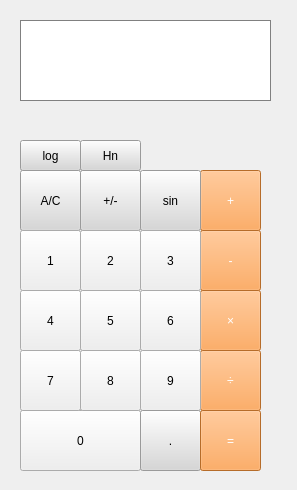
<?xml version="1.0" encoding="UTF-8"?>
<ui version="4.0">
 <class>MainWindow</class>
 <widget class="QMainWindow" name="MainWindow">
  <property name="geometry">
   <rect>
    <x>0</x>
    <y>0</y>
    <width>297</width>
    <height>490</height>
   </rect>
  </property>
  <property name="sizePolicy">
   <sizepolicy hsizetype="Fixed" vsizetype="Fixed">
    <horstretch>0</horstretch>
    <verstretch>0</verstretch>
   </sizepolicy>
  </property>
  <property name="minimumSize">
   <size>
    <width>297</width>
    <height>490</height>
   </size>
  </property>
  <property name="maximumSize">
   <size>
    <width>297</width>
    <height>490</height>
   </size>
  </property>
  <property name="windowTitle">
   <string>MainWindow</string>
  </property>
  <widget class="QWidget" name="centralwidget">
   <widget class="QPushButton" name="btnPlus">
    <property name="geometry">
     <rect>
      <x>200</x>
      <y>170</y>
      <width>61</width>
      <height>61</height>
     </rect>
    </property>
    <property name="styleSheet">
     <string notr="true">QPushButton{
background-color: rgb(255, 151, 57);
color: white;
}
QPushButton:pressed{
background-color: qlineargradient(x1: 0, y1: 0, x2: 0, y2: 1,
									stop: 0 #FF7832, stop: 1 #FF9739);
}</string>
    </property>
    <property name="text">
     <string>+</string>
    </property>
   </widget>
   <widget class="QLineEdit" name="display">
    <property name="geometry">
     <rect>
      <x>20</x>
      <y>20</y>
      <width>251</width>
      <height>81</height>
     </rect>
    </property>
    <property name="font">
     <font>
      <pointsize>16</pointsize>
     </font>
    </property>
    <property name="styleSheet">
     <string notr="true">QLineEdit {
	border: 1px solid gray;
}</string>
    </property>
    <property name="alignment">
     <set>Qt::AlignCenter</set>
    </property>
    <property name="readOnly">
     <bool>true</bool>
    </property>
   </widget>
   <widget class="QPushButton" name="btnPlusMinus">
    <property name="geometry">
     <rect>
      <x>80</x>
      <y>170</y>
      <width>61</width>
      <height>61</height>
     </rect>
    </property>
    <property name="styleSheet">
     <string notr="true">QPushButton{
background-color: rgb(215, 215, 215)
}
QPushButton:pressed{
background-color: qlineargradient(x1: 0, y1: 0, x2: 0, y2: 1,
									stop: 0 #BEBEBE, stop: 1 #D7D7D7);
}</string>
    </property>
    <property name="text">
     <string>+/-</string>
    </property>
   </widget>
   <widget class="QPushButton" name="btnSin">
    <property name="geometry">
     <rect>
      <x>140</x>
      <y>170</y>
      <width>61</width>
      <height>61</height>
     </rect>
    </property>
    <property name="styleSheet">
     <string notr="true">QPushButton{
background-color: rgb(215, 215, 215)
}
QPushButton:pressed{
background-color: qlineargradient(x1: 0, y1: 0, x2: 0, y2: 1,
									stop: 0 #BEBEBE, stop: 1 #D7D7D7);
}</string>
    </property>
    <property name="text">
     <string>sin</string>
    </property>
   </widget>
   <widget class="QPushButton" name="btnLog">
    <property name="geometry">
     <rect>
      <x>20</x>
      <y>140</y>
      <width>61</width>
      <height>31</height>
     </rect>
    </property>
    <property name="styleSheet">
     <string notr="true">QPushButton{
background-color: rgb(215, 215, 215)
}
QPushButton:pressed{
background-color: qlineargradient(x1: 0, y1: 0, x2: 0, y2: 1,
									stop: 0 #BEBEBE, stop: 1 #D7D7D7);
}</string>
    </property>
    <property name="text">
     <string>log</string>
    </property>
   </widget>
   <widget class="QPushButton" name="btnHarmonic">
    <property name="geometry">
     <rect>
      <x>80</x>
      <y>140</y>
      <width>61</width>
      <height>31</height>
     </rect>
    </property>
    <property name="styleSheet">
     <string notr="true">QPushButton{
background-color: rgb(215, 215, 215)
}
QPushButton:pressed{
background-color: qlineargradient(x1: 0, y1: 0, x2: 0, y2: 1,
									stop: 0 #BEBEBE, stop: 1 #D7D7D7);
}</string>
    </property>
    <property name="text">
     <string>Hn</string>
    </property>
   </widget>
   <widget class="QPushButton" name="btnMul">
    <property name="geometry">
     <rect>
      <x>200</x>
      <y>290</y>
      <width>61</width>
      <height>61</height>
     </rect>
    </property>
    <property name="styleSheet">
     <string notr="true">QPushButton{
background-color: rgb(255, 151, 57);
color: white;
}
QPushButton:pressed{
background-color: qlineargradient(x1: 0, y1: 0, x2: 0, y2: 1,
									stop: 0 #FF7832, stop: 1 #FF9739);
}</string>
    </property>
    <property name="text">
     <string>×</string>
    </property>
   </widget>
   <widget class="QPushButton" name="btnMinus">
    <property name="geometry">
     <rect>
      <x>200</x>
      <y>230</y>
      <width>61</width>
      <height>61</height>
     </rect>
    </property>
    <property name="styleSheet">
     <string notr="true">QPushButton{
background-color: rgb(255, 151, 57);
color: white;
}
QPushButton:pressed{
background-color: qlineargradient(x1: 0, y1: 0, x2: 0, y2: 1,
									stop: 0 #FF7832, stop: 1 #FF9739);
}</string>
    </property>
    <property name="text">
     <string>-</string>
    </property>
   </widget>
   <widget class="QPushButton" name="btnDiv">
    <property name="geometry">
     <rect>
      <x>200</x>
      <y>350</y>
      <width>61</width>
      <height>61</height>
     </rect>
    </property>
    <property name="styleSheet">
     <string notr="true">QPushButton{
background-color: rgb(255, 151, 57);
color: white;
}
QPushButton:pressed{
background-color: qlineargradient(x1: 0, y1: 0, x2: 0, y2: 1,
									stop: 0 #FF7832, stop: 1 #FF9739);
}</string>
    </property>
    <property name="text">
     <string>÷</string>
    </property>
   </widget>
   <widget class="QPushButton" name="btnClear">
    <property name="geometry">
     <rect>
      <x>20</x>
      <y>170</y>
      <width>61</width>
      <height>61</height>
     </rect>
    </property>
    <property name="styleSheet">
     <string notr="true">QPushButton{
background-color: rgb(215, 215, 215)
}
QPushButton:pressed{
background-color: qlineargradient(x1: 0, y1: 0, x2: 0, y2: 1,
									stop: 0 #BEBEBE, stop: 1 #D7D7D7);
}</string>
    </property>
    <property name="text">
     <string>A/C</string>
    </property>
   </widget>
   <widget class="QPushButton" name="btn1">
    <property name="geometry">
     <rect>
      <x>20</x>
      <y>230</y>
      <width>61</width>
      <height>61</height>
     </rect>
    </property>
    <property name="styleSheet">
     <string notr="true">QPushButton:pressed{
background-color: qlineargradient(x1: 0, y1: 0, x2: 0, y2: 1,
									stop: 0 #dadbde, stop: 1 #f6f7fa);
}</string>
    </property>
    <property name="text">
     <string>1</string>
    </property>
   </widget>
   <widget class="QPushButton" name="btn0">
    <property name="geometry">
     <rect>
      <x>20</x>
      <y>410</y>
      <width>121</width>
      <height>61</height>
     </rect>
    </property>
    <property name="styleSheet">
     <string notr="true">QPushButton:pressed{
background-color: qlineargradient(x1: 0, y1: 0, x2: 0, y2: 1,
									stop: 0 #dadbde, stop: 1 #f6f7fa);
}</string>
    </property>
    <property name="text">
     <string>0</string>
    </property>
   </widget>
   <widget class="QPushButton" name="btn2">
    <property name="geometry">
     <rect>
      <x>80</x>
      <y>230</y>
      <width>61</width>
      <height>61</height>
     </rect>
    </property>
    <property name="styleSheet">
     <string notr="true">QPushButton:pressed{
background-color: qlineargradient(x1: 0, y1: 0, x2: 0, y2: 1,
									stop: 0 #dadbde, stop: 1 #f6f7fa);
}</string>
    </property>
    <property name="text">
     <string>2</string>
    </property>
   </widget>
   <widget class="QPushButton" name="btn3">
    <property name="geometry">
     <rect>
      <x>140</x>
      <y>230</y>
      <width>61</width>
      <height>61</height>
     </rect>
    </property>
    <property name="styleSheet">
     <string notr="true">QPushButton:pressed{
background-color: qlineargradient(x1: 0, y1: 0, x2: 0, y2: 1,
									stop: 0 #dadbde, stop: 1 #f6f7fa);
}</string>
    </property>
    <property name="text">
     <string>3</string>
    </property>
   </widget>
   <widget class="QPushButton" name="btn4">
    <property name="geometry">
     <rect>
      <x>20</x>
      <y>290</y>
      <width>61</width>
      <height>61</height>
     </rect>
    </property>
    <property name="styleSheet">
     <string notr="true">QPushButton:pressed{
background-color: qlineargradient(x1: 0, y1: 0, x2: 0, y2: 1,
									stop: 0 #dadbde, stop: 1 #f6f7fa);
}</string>
    </property>
    <property name="text">
     <string>4</string>
    </property>
   </widget>
   <widget class="QPushButton" name="btn5">
    <property name="geometry">
     <rect>
      <x>80</x>
      <y>290</y>
      <width>61</width>
      <height>61</height>
     </rect>
    </property>
    <property name="styleSheet">
     <string notr="true">QPushButton:pressed{
background-color: qlineargradient(x1: 0, y1: 0, x2: 0, y2: 1,
									stop: 0 #dadbde, stop: 1 #f6f7fa);
}</string>
    </property>
    <property name="text">
     <string>5</string>
    </property>
   </widget>
   <widget class="QPushButton" name="btn6">
    <property name="geometry">
     <rect>
      <x>140</x>
      <y>290</y>
      <width>61</width>
      <height>61</height>
     </rect>
    </property>
    <property name="styleSheet">
     <string notr="true">QPushButton:pressed{
background-color: qlineargradient(x1: 0, y1: 0, x2: 0, y2: 1,
									stop: 0 #dadbde, stop: 1 #f6f7fa);
}</string>
    </property>
    <property name="text">
     <string>6</string>
    </property>
   </widget>
   <widget class="QPushButton" name="btn7">
    <property name="geometry">
     <rect>
      <x>20</x>
      <y>350</y>
      <width>61</width>
      <height>61</height>
     </rect>
    </property>
    <property name="styleSheet">
     <string notr="true">QPushButton:pressed{
background-color: qlineargradient(x1: 0, y1: 0, x2: 0, y2: 1,
									stop: 0 #dadbde, stop: 1 #f6f7fa);
}</string>
    </property>
    <property name="text">
     <string>7</string>
    </property>
   </widget>
   <widget class="QPushButton" name="btn8">
    <property name="geometry">
     <rect>
      <x>80</x>
      <y>350</y>
      <width>61</width>
      <height>61</height>
     </rect>
    </property>
    <property name="styleSheet">
     <string notr="true">QPushButton:pressed{
background-color: qlineargradient(x1: 0, y1: 0, x2: 0, y2: 1,
									stop: 0 #dadbde, stop: 1 #f6f7fa);
}</string>
    </property>
    <property name="text">
     <string>8</string>
    </property>
   </widget>
   <widget class="QPushButton" name="btn9">
    <property name="geometry">
     <rect>
      <x>140</x>
      <y>350</y>
      <width>61</width>
      <height>61</height>
     </rect>
    </property>
    <property name="styleSheet">
     <string notr="true">QPushButton:pressed{
background-color: qlineargradient(x1: 0, y1: 0, x2: 0, y2: 1,
									stop: 0 #dadbde, stop: 1 #f6f7fa);
}</string>
    </property>
    <property name="text">
     <string>9</string>
    </property>
   </widget>
   <widget class="QPushButton" name="btnDot">
    <property name="geometry">
     <rect>
      <x>140</x>
      <y>410</y>
      <width>61</width>
      <height>61</height>
     </rect>
    </property>
    <property name="styleSheet">
     <string notr="true">QPushButton{
background-color: rgb(215, 215, 215)
}
QPushButton:pressed{
background-color: qlineargradient(x1: 0, y1: 0, x2: 0, y2: 1,
									stop: 0 #BEBEBE, stop: 1 #D7D7D7);
}</string>
    </property>
    <property name="text">
     <string>.</string>
    </property>
   </widget>
   <widget class="QPushButton" name="btnEquals">
    <property name="geometry">
     <rect>
      <x>200</x>
      <y>410</y>
      <width>61</width>
      <height>61</height>
     </rect>
    </property>
    <property name="styleSheet">
     <string notr="true">QPushButton{
background-color: rgb(255, 151, 57);
color: white;
}
QPushButton:pressed{
background-color: qlineargradient(x1: 0, y1: 0, x2: 0, y2: 1,
									stop: 0 #FF7832, stop: 1 #FF9739);
}</string>
    </property>
    <property name="text">
     <string>=</string>
    </property>
   </widget>
  </widget>
 </widget>
 <resources/>
 <connections/>
</ui>
